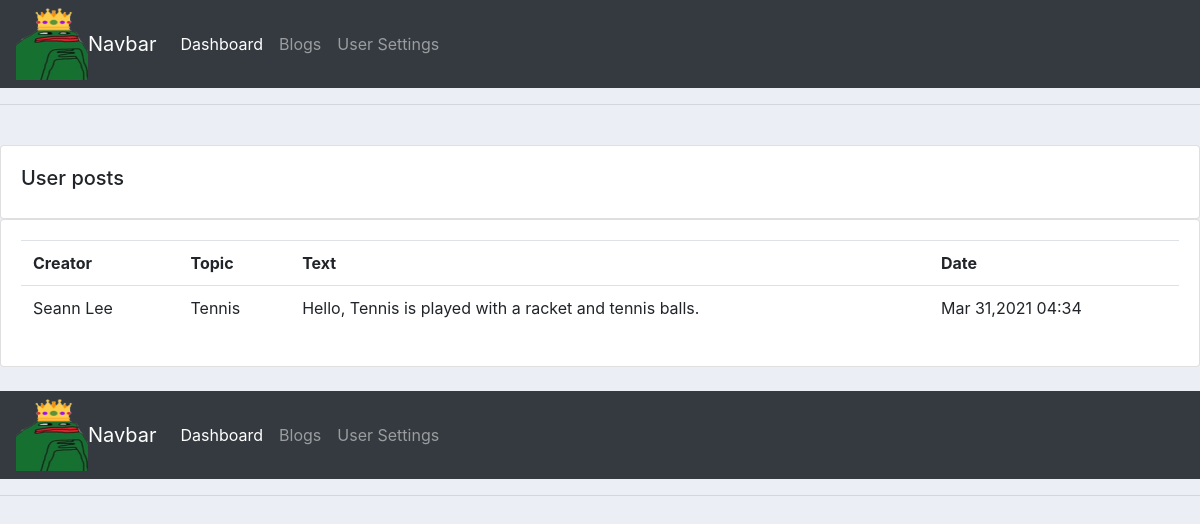
The page /entry/ on the database as committed earlier.
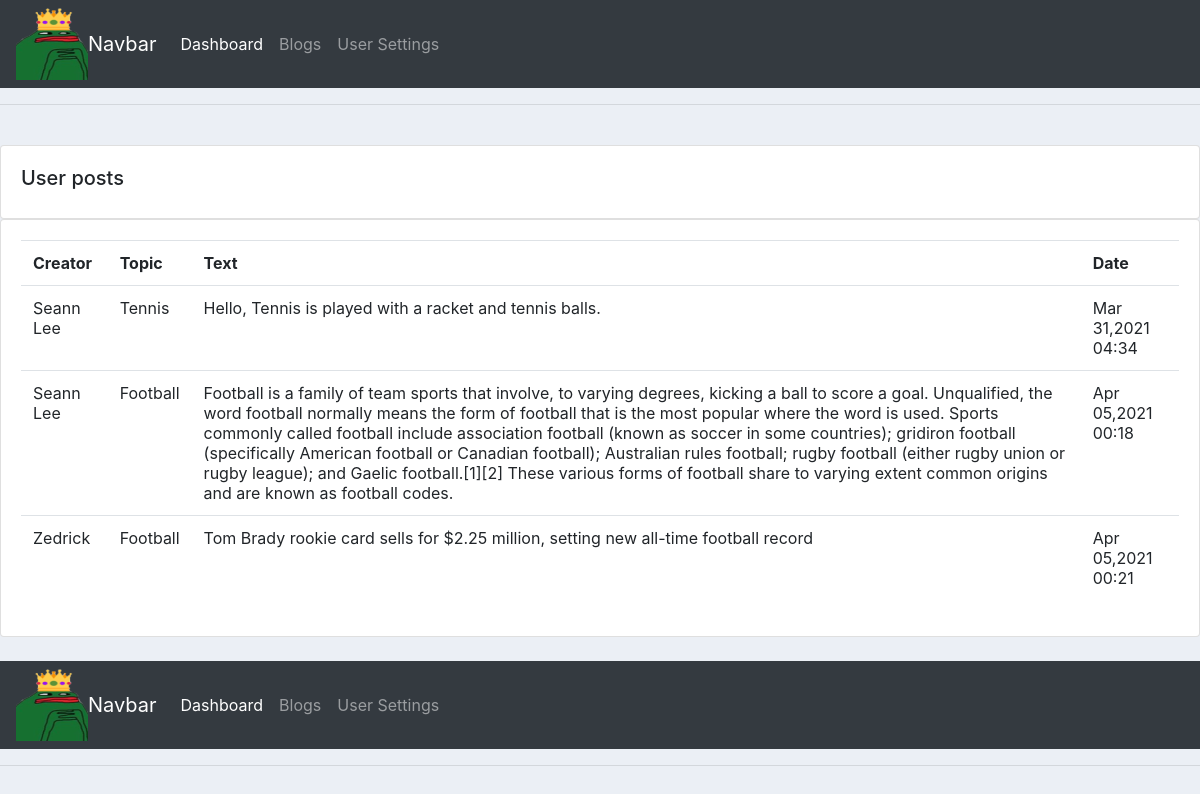
The same page on the database as committed later.
### Userlog/models.py (models this page shows, shortened)
class Entry(models.Model):
    cust_name = models.ForeignKey(customer, null= True, on_delete=models.SET_NULL, related_name="entries")
    tags = models.ForeignKey(Tag, null = True, on_delete=models.CASCADE)
    topic = models.ForeignKey(UserTopic, null = True, on_delete=models.CASCADE)
    text = models.TextField()
    date_added = models.DateTimeField(auto_now_add=True)

class customer(models.Model):
    name = models.CharField(max_length= 200, null = True)
    phone = models.CharField(max_length= 200, null = True)
    email = models.CharField(max_length= 200, null = True)
    date_created = models.DateTimeField(auto_now_add=True, null= True)
    def __str__(self):
        return self.name

class UserTopic(models.Model):
    text = models.CharField(max_length=120, null =True) #we want to display characters with max 250
    date_added = models.DateTimeField(auto_now_add=True, null=True ) #allows realtime accuracy upon upload
    def __str__(self):
        return self.text

### Userlog/views.py (the view)
# urls.py: path('entry/',views.user_list_view, name = "entry"),
def user_list_view(request):
    usertopics_objects = UserTopic.objects.all()
    entry_objects = Entry.objects.all()
    context = {
        'usertopics_objects': usertopics_objects,
        'entry_objects': entry_objects,
    }
    return render(request,'user_log/Userpost.html',context)

### Userlog/templates/user_log/Userpost.html (shortened to what this page needs)
{% include 'user_log/main.html' %}
{% block content %}
<html>
<br>
		<div class="row">
			<div class="col-md">
				<div class="card card-body">
					<h5>User posts</h5>
				</div>
				<div class="card card-body">
					<table class="table">
						<tr>
							<th>Creator</th>
							<th>Topic</th>
                            <th>Text</th>
                            <th>Date</th>
						</tr>
                            {% for entry in entry_objects %}
                                <tr>
                                    <td>{{ entry.cust_name}}</td>
                                    <td>{{ entry.topic}}</td>
                                    <td>{{ entry.text}}</td>
                                    <td>{{ entry.date_added|date:'M d,Y H:i' }}</td>
                                </tr>
                            {% empty %}
                                <li>
                                     There are no entries for this topic yet.
                                </li>
                            {% endfor %}
					</table>
				</div>
			</div>
		</div>
{% include 'user_log/main.html' %}
{% endblock content %}
</html>

### Userlog/templates/user_log/main.html (shortened to what this page needs)
{% load static %}
<head>
    <link rel="stylesheet" href="https://stackpath.bootstrapcdn.com/bootstrap/4.3.1/css/bootstrap.min.css">
    <link rel="stylesheet" type="text/css" href="{% static '/css/main.css' %}">
</head>
<body>
        {% include 'user_log/navbar.html' %}
        <hr>
</body>

### Userlog/templates/user_log/navbar.html (shortened to what this page needs)
{% load static %}
<nav class="navbar navbar-expand-lg navbar-dark bg-dark">
    <img src="{% static 'images/hmking.png' %}">
    <a class="navbar-brand" href="#">Navbar</a>
    <div class="collapse navbar-collapse" id="navbarNav">
      <ul class="navbar-nav">
        <li class="nav-item active">
          <a class="nav-link" href="#">Dashboard</a>
        </li>
        <li class="nav-item">
          <a class="nav-link" href="#">Blogs</a>
        </li>
        <li class="nav-item">
          <a class="nav-link" href="#">User Settings</a>
        </li>
      </ul>
    </div>
</nav>

### static/css/main.css (style rules this page uses)
body { background-color: #ebeff5; }

Rows that differ between the two databases and show on the page:
added Entry: cust_name "Seann Lee", topic "Football", text "Football is a family of team sports that involve, to varying degrees, kicking a ball to score a goal. Unqualified, the word football normally means the form of football that is the most popular where the word is used. Sports commonly called football include association football (known as soccer in some countries); gridiron football (specifically American football or Canadian football); Australian rules football; rugby football (either rugby union or rugby league); and Gaelic football.[1][2] These various forms of football share to varying extent common origins and are known as football codes.", date_added "Apr 05,2021 00:18"
added Entry: cust_name "Zedrick", topic "Football", text "Tom Brady rookie card sells for $2.25 million, setting new all-time football record", date_added "Apr 05,2021 00:21"
